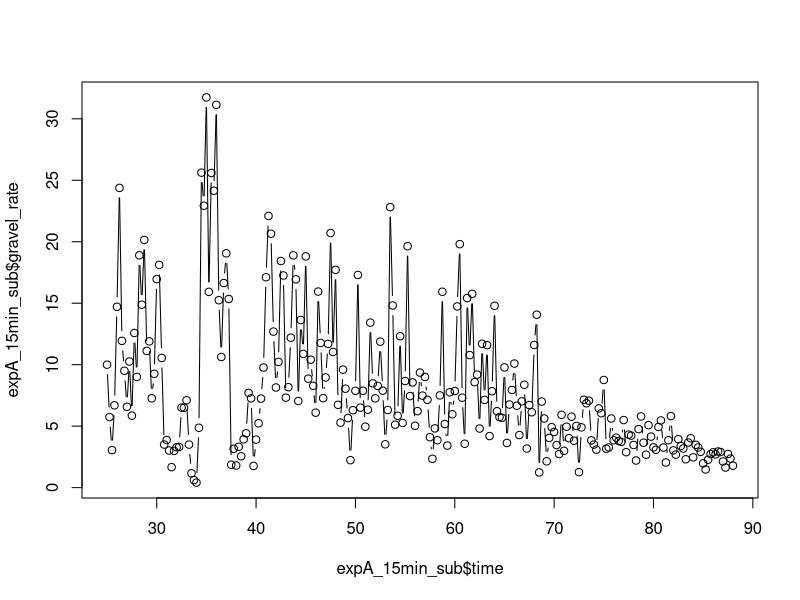
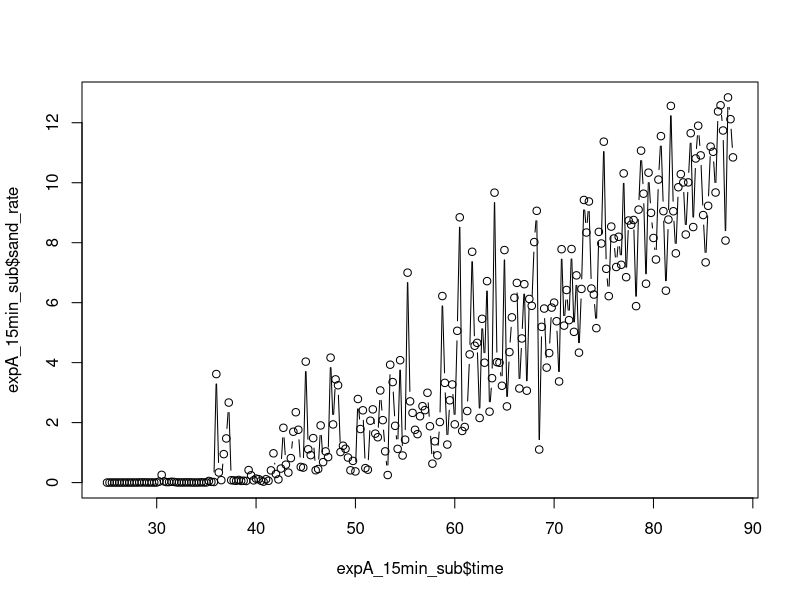
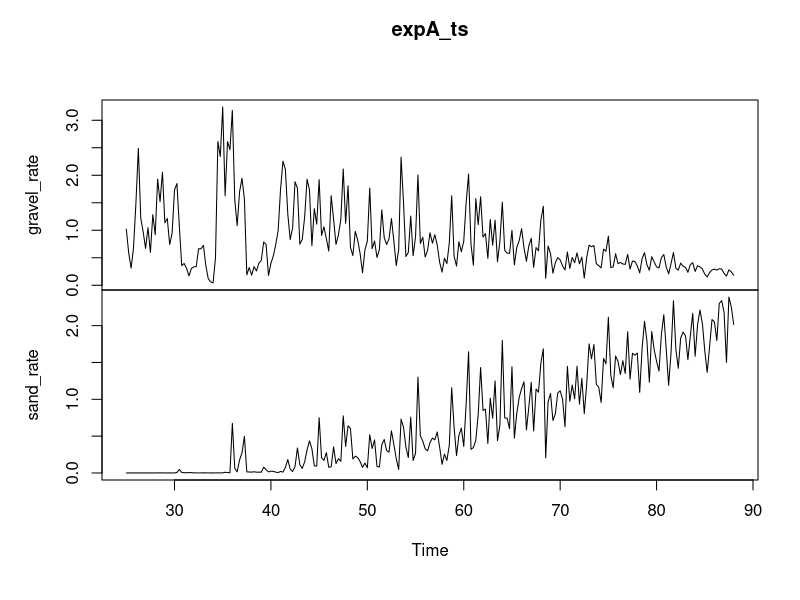

Recreate these plots in R, in order. (Note: this script raises an error after producing the figures.)


# Read Marwan's data, subset and rename 5 columns ------------------------------

# Load Experiment A. Gravel feed begins at 10.83 g/ms and decreases to 0 g/ms,
# while the sand feed starts at 0 g/ms and increases to 10.83 g/ms. The
# experiment was run for 88 hrs with a data point every 15 min.

expA_15min <- read.csv("ExpA-15min.csv", header=TRUE)
expA_15min_sub <- expA_15min[,c(3,8:11)]
colnames(expA_15min_sub) <- c("time","gravel_rate","gravel_feed","sand_rate","sand_feed")
head(expA_15min_sub)
expA_15min_sub <- expA_15min_sub[25:277,]

plot(expA_15min_sub$time,expA_15min_sub$gravel_rate,type="b")
plot(expA_15min_sub$time,expA_15min_sub$sand_rate,type="b")

# Scale the data by the RMS of the distribution:
expA_dat <- expA_15min_sub[,c(2,4)]
norm_expA_dat <- sqrt(colMeans(expA_dat^2,na.rm=T))
expA_dat_n <- sweep(expA_dat, 2, norm_expA_dat, "/")

# Create the timeseries:
expA_ts <- ts(data = expA_dat_n, start = 25, frequency = 4)
head(expA_ts)
tail(expA_ts)
plot(expA_ts)
#expA_ts[1,2] <- NA 
head(expA_ts)

# Set window length (see Golyandina, N., Korobeynikov, A., Shlemov, A., Usevich,
# K., 2013. Multivariate and 2D Extensions of Singular Spectrum Analysis with the
# Rssa Package. arXiv. doi:10.18637/jss.v067.i02):
N_expA <- length(expA_ts[,1])
s_expA <- length(expA_ts[1,])
window_length <- round(s_expA*(N_expA+1)/(s_expA+1))
print(window_length)


# Basic MSSA -------------------------------------------------------------------

s_expA <- ssa(expA_ts, L=window_length, kind="mssa") # Create an SSA object
s_expA # Look inside the SSA object for relevant details
plot(s_expA) # These are the eignevalues
plot(s_expA, type = "vectors", idx = 1:12) # These are the first eigenvectors given by the vector indicies
plot(s_expA, type = "paired", idx = 1:12, plot.contrib = FALSE) # These are the pairs of eigenvectors -- the 'groups' arguement specifies the grouping plot
plot(wcor(s_expA)) # This produces a w-correlation matrix
grouping.auto(s_expA, grouping.method = c("wcor"))

# Stop an determine the eigenvectors that represent the trend:
s_expA_recon <- reconstruct(s_expA, groups = list(1:2)) #list the eigenvectors that represent the trend -- "s_expA_recon" contains the residuals
expA_trend <- s_expA_recon$F1 #feature vector 1 (F1) represents eignevector 1, while F2 represents eigenvector 2... add additional vectors as needed if the trend is represented by multiple eigenvectos (e.g. s_expA_recon$F1 + s_expA_recon$F2...)
plot(expA_trend) #plot the trend
plot(expA_ts)

# Extract the residuals from the trend:
s_expA_res <- residuals(s_expA_recon) #extract the residuals
plot(s_expA_res) #plot the results and look for cyclical behavoir in the data
period_expA <- spec.pgram(s_expA_res, detrend = FALSE, log = "no") #plot a periodogram and look for periods in the data
period_expA # Looks like a period at 25.6 years for gravel and 7.1 years for sand

# Stop and determine the best choice for L:
s2_expA <- ssa(s_expA_res, L=window_length, kind="mssa") # for better seperatebility, set "L" to the maximium value of "N/2" and evenly divisible by the period
plot(s2_expA) #these are the eignevalues
plot(s2_expA, type = "vectors", idx = 1:12)
plot(s2_expA, type = "paired", idx =1:12, plot.contrib = FALSE) #these are the first six eigenvectors given by the vector indicies
plot(wcor(s2_expA, groups = as.list(1:16))) #this produces a w-correlation matrix
grouping.auto(s2_expA, grouping.method = c("wcor"))

# Stop an determine the eigenvectors that represent the seasonal component:
seasons_expA <- reconstruct(s2_expA, groups = list(1:2,5:6,7:8))
parestimate(s2_expA, groups = list(1:2,5:6,7:8), method = "esprit")
plot(seasons_expA)
saveRDS(seasons_expA, "output/seasons_expA.rds")

# For convience, repeat the reconstruction in one step:
recon_expA <- reconstruct(s_expA,
                     groups = list(Trend = 1:2, Seasonality = c(3:4,7:8,9:10)))

recon_expA_final <- plot(recon_expA, plot.method = "xyplot", superpose = FALSE,
     auto.key = list(columns = 3),
     col = c("blue", "green", "red", "violet"),
     lty = c(rep(1, 4), rep(2, 4), rep(3, 4)))

print(recon_expA_final)
saveRDS(recon_expA_final, "output/recon_expA_final.rds")


# Examine the noise ------------------------------------------------------------

# Noise Envelope:
res_expA <- residuals(recon_expA) #extract the residuals
env_expA <- ssa(res_expA^2, L=12)
rsd_expA <- sqrt(reconstruct(env_expA, groups=list(1))$F1)

g.noise.plot <- function(res,rsd){
        plot(res[,1], type="l",
             main = "Noise Envelope of Gravel Series",
             xlab = "Time (hrs)",
             ylab = "Scaled Gravel Rate (dimensionless)")
        lines(rsd[,1], type="l",col="red")
        lines(-rsd[,1], type="l",col="red")
}

s.noise.plot <- function(res,rsd){
        plot(res[,2], type="l",
             main = "Noise Envelope of Sand Series",
             xlab = "Time (hrs)",
             ylab = "Scaled Sand Rate (dimensionless)")
        lines(rsd[,2], type="l",col="red")
        lines(-rsd[,2], type="l",col="red")
}


par(mfrow=c(2,1))
g.noise.plot(res_expA,rsd_expA)
s.noise.plot(res_expA,rsd_expA)

saveRDS(res_expA, "output/res_expA.rds")
saveRDS(rsd_expA, "output/rsd_expA.rds")

# Test for white noise
parestimate(s_expA, groups = list(Trend = 1:2, Seasonality = c(3:4,7:8,9:10)),method = "esprit")

# https://robjhyndman.com/hyndsight/ljung-box-test/ For seasonal time series, use h = min(2m,T/5) where T = length of record; m = period of seasonality; h = no. lags to test

Box.test(res_expA[,1],type="Ljung",lag=51)
# Reject the null hypothesis...The gravel data are not independently distributed; they exhibit serial correlation

Box.test(res_expA[,2],type="Ljung",lag=51)
# Reject the null hypothesis...The sand data are not independently distributed; they exhibit serial correlation


boot.mean <- function(x,i){boot.mean <- mean(x[i])}

gres_boot_expA <- boot(abs(res_expA[,1]), boot.mean, R = 10000)
print(gres_boot_expA)
sres_boot_expA <- boot(abs(res_expA[,2]), boot.mean, R = 10000)
print(sres_boot_expA)

# Precent of sigmal explained
1-mean(abs(res_expA[,1]/expA_dat_n[,1]))
1-mean(abs(res_expA[,2]/expA_dat_n[,2]))



# Transform data to orginal units ----------------------------------------------

gravel_signal_n <- data.frame(gravel_signal = expA_trend[,1] + seasons_expA$F1[,1] + seasons_expA$F2[,1] + seasons_expA$F3[,1])
gravel_signal <- gravel_signal_n * norm_expA_dat[1]

sand_signal_n <- data.frame(sand_signal = expA_trend[,2] + seasons_expA$F1[,2] + seasons_expA$F2[,2] + seasons_expA$F3[,2])
sand_signal <- sand_signal_n * norm_expA_dat[2]

gravel_noise_n <- data.frame(gravel_noise = rsd_expA[,1])
gravel_noise <- sweep(gravel_noise_n, 2, norm_expA_dat[1], "*")

sand_noise_n <- data.frame(sand_noise = rsd_expA[,2])
sand_noise <- sweep(sand_noise_n, 2, norm_expA_dat[2], "*")

gravel_trend_n <- data.frame(gravel_trend = expA_trend[,1])
gravel_trend <- sweep(gravel_trend_n, 2, norm_expA_dat[1], "*")

sand_trend_n <- data.frame(sand_trend = expA_trend[,2])
sand_trend <- sweep(sand_trend_n, 2, norm_expA_dat[2], "*")

expA_15min_output <- merge.zoo(gravel_signal,sand_signal,gravel_noise,sand_noise,expA_15min_sub$gravel_rate,expA_15min_sub$sand_rate,expA_15min_sub$gravel_feed,expA_15min_sub$sand_feed)
names(expA_15min_output) <- c("gravel_signal","sand_signal","gravel_noise","sand_noise","gravel_rate","sand_rate","gravel_feed","sand_feed")
expA_15min_output$lower_gravel <- expA_15min_output[,1] - expA_15min_output[,3]
expA_15min_output$upper_gravel <- expA_15min_output[,1] + expA_15min_output[,3]
expA_15min_output$lower_sand <- expA_15min_output[,2] - expA_15min_output[,4]
expA_15min_output$upper_sand <- expA_15min_output[,2] + expA_15min_output[,4]

plot_lims <- expA_15min_output
plot(expA_15min_output$gravel_signal, ylim = c(min(plot_lims),max(plot_lims)), ylab = "Rate (g/ms)", xlab = "Time (hrs)",type = "l",lwd=2,main="Exp A")
lines(expA_15min_output$sand_signal,lwd=2,col="red")
lines(expA_15min_output$upper_gravel,lty=2)
lines(expA_15min_output$lower_gravel,lty=2)
points(expA_15min_output$gravel_rate,pch=1,cex=.5)
lines(expA_15min_output$gravel_feed,type="l",lty=3)
lines(expA_15min_output$upper_sand,lty=2,col="red")
lines(expA_15min_output$lower_sand,lty=2,col="red")
points(expA_15min_output$sand_rate,pch=1,cex=.5,col="red")
lines(expA_15min_output$sand_feed,type="l",lty=3,col="red")

# Output data
write.csv(expA_15min_output,"expA_15min_out.csv")




